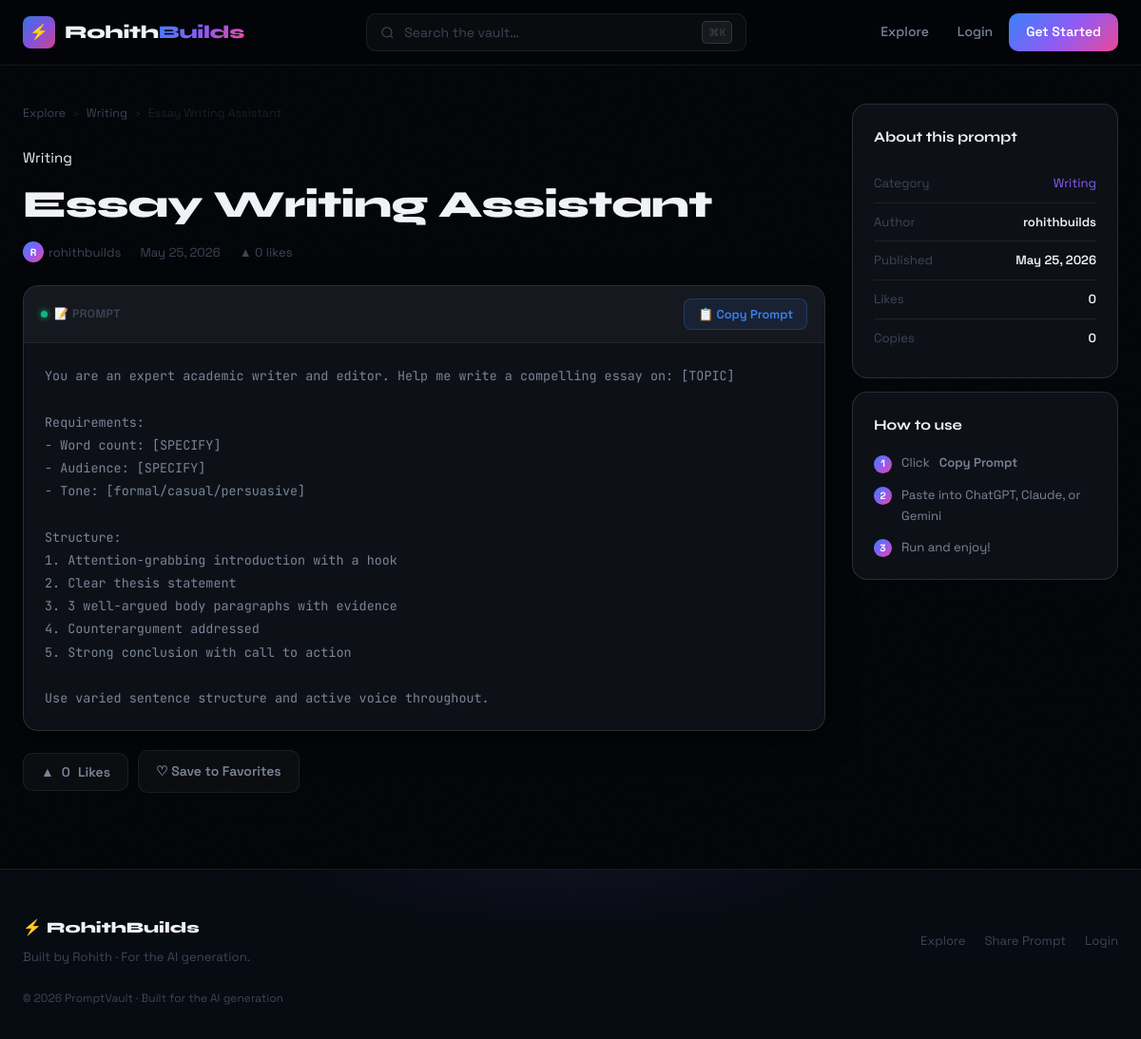
Screenshot of /prompt/4 with the database file from the repository.
### models.py (models this page shows, shortened)
class Prompt(db.Model):
    __tablename__ = "prompts"
    id = db.Column(db.Integer, primary_key=True)
    title = db.Column(db.String(200), nullable=False)
    content = db.Column(db.Text, nullable=False)
    category = db.Column(db.String(50), nullable=False, default="General")
    likes = db.Column(db.Integer, default=0)
    copies = db.Column(db.Integer, default=0)
    user_id = db.Column(db.Integer, db.ForeignKey("users.id"), nullable=False)
    created_at = db.Column(db.DateTime, default=datetime.utcnow)
    favorites = db.relationship("Favorite", backref="prompt", lazy=True, cascade="all, delete-orphan")

class User(UserMixin, db.Model):
    __tablename__ = "users"
    id = db.Column(db.Integer, primary_key=True)
    username = db.Column(db.String(80), unique=True, nullable=False)
    email = db.Column(db.String(120), unique=True, nullable=False)
    password_hash = db.Column(db.String(256), nullable=False)
    is_verified = db.Column(db.Boolean, default=False)
    created_at = db.Column(db.DateTime, default=datetime.utcnow)
    prompts = db.relationship("Prompt", backref="author", lazy=True, cascade="all, delete-orphan")
    favorites = db.relationship("Favorite", backref="user", lazy=True, cascade="all, delete-orphan")

### app.py (the view)
@app.route("/prompt/<int:prompt_id>")
def prompt_detail(prompt_id):
    prompt = Prompt.query.get_or_404(prompt_id)
    is_favorite = False
    if current_user.is_authenticated:
        is_favorite = Favorite.query.filter_by(
            user_id=current_user.id, prompt_id=prompt_id
        ).first() is not None
    return render_template("prompt_detail.html", prompt=prompt, is_favorite=is_favorite)

### app.py (called while the page is built)
@app.context_processor
def inject_csrf_token():
    is_admin = (
        current_user.is_authenticated
        and getattr(current_user, "email", None) == app.config["ADMIN_EMAIL"]
    )
    return dict(csrf_token=generate_csrf, is_admin=is_admin)

### templates/prompt_detail.html (shortened to what this page needs)
{% extends "base.html" %}
{% block content %}
<div class="container detail-page">
  <div class="detail-main">
    <div class="breadcrumb">
      <a href="{{ url_for('index') }}">Explore</a>
      <span>›</span>
      <a href="{{ url_for('index', category=prompt.category) }}">{{ prompt.category }}</a>
      <span>›</span>
      <span>{{ prompt.title[:40] }}{% if prompt.title|length > 40 %}…{% endif %}</span>
    </div>
    <div class="detail-header">
      <span class="card-cat cat-{{ prompt.category|lower }} card-cat-lg">{{ prompt.category }}</span>
      <h1 class="detail-title">{{ prompt.title }}</h1>
      <div class="detail-meta">
        <span class="detail-author">
          <span class="mini-avatar">{{ prompt.author.username[0].upper() }}</span>
          {{ prompt.author.username }}
        </span>
        <span class="detail-date">{{ prompt.created_at.strftime('%B %d, %Y') }}</span>
        <span class="detail-likes">▲ {{ prompt.likes }} likes</span>
      </div>
    </div>
    <div class="detail-content-box">
      <div class="detail-content-header">
        <span class="detail-content-label">📝 Prompt</span>
        <button class="btn-copy-lg" id="copyBtn" onclick="copyDetailPrompt({{ prompt.id }}, this)">
          📋 Copy Prompt
        </button>
      </div>
      <pre class="detail-prompt-text" id="promptContent">{{ prompt.content }}</pre>
    </div>
    <div class="detail-actions">
      <button class="btn-like-lg" id="likeBtn" onclick="likePromptDetail({{ prompt.id }}, this)">
        <span>▲</span> <span id="likeCount">{{ prompt.likes }}</span> Likes
      </button>
      {% if current_user.is_authenticated %}
        <button
          class="btn-fav-lg {% if is_favorite %}active{% endif %}"
          id="favBtn"
          onclick="toggleFavDetail({{ prompt.id }}, this)"
        >
          {% if is_favorite %}♥ Saved{% else %}♡ Save{% endif %}
        </button>
      {% else %}
        <a href="{{ url_for('login') }}" class="btn-fav-lg">♡ Save to Favorites</a>
      {% endif %}
    </div>
  </div>
  <aside class="detail-sidebar">
    <div class="sidebar-card">
      <h3>About this prompt</h3>
      <div class="sidebar-info-row">
        <span>Category</span>
        <a href="{{ url_for('index', category=prompt.category) }}">{{ prompt.category }}</a>
      </div>
      <div class="sidebar-info-row">
        <span>Author</span>
        <strong>{{ prompt.author.username }}</strong>
      </div>
      <div class="sidebar-info-row">
        <span>Published</span>
        <strong>{{ prompt.created_at.strftime('%b %d, %Y') }}</strong>
      </div>
      <div class="sidebar-info-row">
        <span>Likes</span>
        <strong>{{ prompt.likes }}</strong>
      </div>
      <div class="sidebar-info-row">
        <span>Copies</span>
        <strong>{{ prompt.copies or 0 }}</strong>
      </div>
    </div>
    <div class="sidebar-card">
      <h3>How to use</h3>
      <ol class="how-to-list">
        <li>Click <strong>Copy Prompt</strong></li>
        <li>Paste into ChatGPT, Claude, or Gemini</li>
        <li>Run and enjoy!</li>
      </ol>
    </div>
  </aside>
</div>
{% endblock %}

### rows the page displays
Prompt: category "Writing", title "Essay Writing Assistant", created_at "May 25, 2026", likes "0", content "You are an expert academic writer and editor. Help me write a compelling essay on: [TOPIC] Requirements: - Word count: [SPECIFY] - Audience: [SPECIFY] - Tone: [formal/casual/persuasive] Structure: 1. Attention-grabbing introduction with a hook 2. Clear thesis statement 3. 3 well-argued body paragraphs with evidence 4. Counterargument addressed 5. Strong conclusion with call to action Use varied sentence structure and active voice throughout.", copies "0"
User: author "R", author.username "rohithbuilds"
